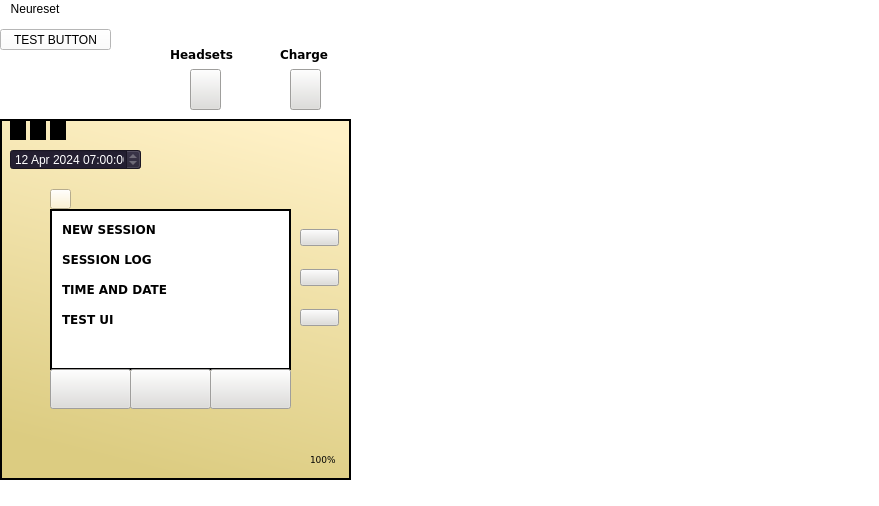
<?xml version="1.0" encoding="UTF-8"?>
<ui version="4.0">
 <class>MainWindow</class>
 <widget class="QMainWindow" name="MainWindow">
  <property name="geometry">
   <rect>
    <x>0</x>
    <y>0</y>
    <width>879</width>
    <height>506</height>
   </rect>
  </property>
  <property name="windowTitle">
   <string>MainWindow</string>
  </property>
  <property name="autoFillBackground">
   <bool>false</bool>
  </property>
  <property name="styleSheet">
   <string notr="true">background-color: white;</string>
  </property>
  <widget class="QWidget" name="centralwidget">
   <widget class="QFrame" name="deviceFrame">
    <property name="geometry">
     <rect>
      <x>0</x>
      <y>100</y>
      <width>351</width>
      <height>361</height>
     </rect>
    </property>
    <property name="autoFillBackground">
     <bool>false</bool>
    </property>
    <property name="styleSheet">
     <string notr="true">QFrame {border: 2px solid black; background: qlineargradient(spread:pad, x1:0.762, y1:0, x2:0.51269, y2:1, stop:0 rgba(255, 241, 199, 255), stop:0.994924 rgb(220, 204, 129, 255)) }
</string>
    </property>
    <property name="frameShape">
     <enum>QFrame::StyledPanel</enum>
    </property>
    <property name="frameShadow">
     <enum>QFrame::Raised</enum>
    </property>
    <widget class="QWidget" name="blueWidget" native="true">
     <property name="geometry">
      <rect>
       <x>10</x>
       <y>0</y>
       <width>16</width>
       <height>21</height>
      </rect>
     </property>
     <property name="styleSheet">
      <string notr="true">background: rgb(0, 0, 0)</string>
     </property>
    </widget>
    <widget class="QWidget" name="greenWidget" native="true">
     <property name="geometry">
      <rect>
       <x>30</x>
       <y>0</y>
       <width>16</width>
       <height>21</height>
      </rect>
     </property>
     <property name="styleSheet">
      <string notr="true">background: rgb(0, 0, 0)</string>
     </property>
    </widget>
    <widget class="QWidget" name="redWidget" native="true">
     <property name="geometry">
      <rect>
       <x>50</x>
       <y>0</y>
       <width>16</width>
       <height>21</height>
      </rect>
     </property>
     <property name="styleSheet">
      <string notr="true">background: rgb(0, 0, 0)</string>
     </property>
    </widget>
    <widget class="QPushButton" name="menuButton">
     <property name="geometry">
      <rect>
       <x>50</x>
       <y>70</y>
       <width>21</width>
       <height>20</height>
      </rect>
     </property>
     <property name="styleSheet">
      <string notr="true">
background-color: rgb(255, 241, 199, 255);
image: url(:/menu.png);</string>
     </property>
     <property name="text">
      <string/>
     </property>
    </widget>
    <widget class="QStackedWidget" name="stackedWidget">
     <property name="geometry">
      <rect>
       <x>50</x>
       <y>90</y>
       <width>241</width>
       <height>161</height>
      </rect>
     </property>
     <property name="styleSheet">
      <string notr="true">background-color: rgb(255, 255, 255);</string>
     </property>
     <property name="currentIndex">
      <number>0</number>
     </property>
     <widget class="QWidget" name="page">
      <property name="styleSheet">
       <string notr="true">background-color: rgb(255, 255, 255);</string>
      </property>
      <widget class="QLabel" name="newSessionLabel">
       <property name="geometry">
        <rect>
         <x>10</x>
         <y>10</y>
         <width>191</width>
         <height>17</height>
        </rect>
       </property>
       <property name="font">
        <font>
         <family>DejaVu Sans</family>
         <weight>75</weight>
         <bold>true</bold>
        </font>
       </property>
       <property name="styleSheet">
        <string notr="true">background: transparent; border: none;</string>
       </property>
       <property name="text">
        <string>NEW SESSION</string>
       </property>
      </widget>
      <widget class="QLabel" name="sessionLogLabel">
       <property name="geometry">
        <rect>
         <x>10</x>
         <y>40</y>
         <width>191</width>
         <height>17</height>
        </rect>
       </property>
       <property name="font">
        <font>
         <family>DejaVu Sans</family>
         <weight>75</weight>
         <bold>true</bold>
        </font>
       </property>
       <property name="styleSheet">
        <string notr="true">background: transparent; border: none;</string>
       </property>
       <property name="text">
        <string>SESSION LOG</string>
       </property>
      </widget>
      <widget class="QLabel" name="dateLabel">
       <property name="geometry">
        <rect>
         <x>10</x>
         <y>70</y>
         <width>191</width>
         <height>17</height>
        </rect>
       </property>
       <property name="font">
        <font>
         <family>DejaVu Sans</family>
         <weight>75</weight>
         <bold>true</bold>
        </font>
       </property>
       <property name="styleSheet">
        <string notr="true">background: transparent; border: none;</string>
       </property>
       <property name="text">
        <string>TIME AND DATE</string>
       </property>
      </widget>
      <widget class="QLabel" name="testLabel">
       <property name="geometry">
        <rect>
         <x>10</x>
         <y>100</y>
         <width>191</width>
         <height>17</height>
        </rect>
       </property>
       <property name="font">
        <font>
         <family>DejaVu Sans</family>
         <weight>75</weight>
         <bold>true</bold>
        </font>
       </property>
       <property name="styleSheet">
        <string notr="true">background: transparent; border: none;</string>
       </property>
       <property name="text">
        <string>TEST UI</string>
       </property>
      </widget>
     </widget>
     <widget class="QWidget" name="page_2">
      <property name="styleSheet">
       <string notr="true">background-color: rgb(255, 255, 255);</string>
      </property>
      <widget class="QProgressBar" name="progressBar">
       <property name="geometry">
        <rect>
         <x>10</x>
         <y>120</y>
         <width>211</width>
         <height>23</height>
        </rect>
       </property>
       <property name="value">
        <number>0</number>
       </property>
      </widget>
      <widget class="QLabel" name="timerLabel">
       <property name="geometry">
        <rect>
         <x>30</x>
         <y>30</y>
         <width>171</width>
         <height>71</height>
        </rect>
       </property>
       <property name="font">
        <font>
         <family>DejaVu Sans</family>
         <pointsize>48</pointsize>
        </font>
       </property>
       <property name="styleSheet">
        <string notr="true">background: transparent; border: none;</string>
       </property>
       <property name="text">
        <string>0:00</string>
       </property>
      </widget>
     </widget>
     <widget class="QWidget" name="page_3">
      <property name="styleSheet">
       <string notr="true">background-color: rgb(0, 0, 0);</string>
      </property>
     </widget>
     <widget class="QWidget" name="page_4">
      <property name="autoFillBackground">
       <bool>false</bool>
      </property>
      <property name="styleSheet">
       <string notr="true">background-color: rgb(255, 255, 255);</string>
      </property>
      <widget class="QDateEdit" name="dateEdit">
       <property name="geometry">
        <rect>
         <x>20</x>
         <y>70</y>
         <width>81</width>
         <height>21</height>
        </rect>
       </property>
       <property name="dateTime">
        <datetime>
         <hour>8</hour>
         <minute>0</minute>
         <second>0</second>
         <year>2024</year>
         <month>4</month>
         <day>12</day>
        </datetime>
       </property>
      </widget>
      <widget class="QTimeEdit" name="timeEdit">
       <property name="geometry">
        <rect>
         <x>120</x>
         <y>70</y>
         <width>91</width>
         <height>21</height>
        </rect>
       </property>
       <property name="dateTime">
        <datetime>
         <hour>8</hour>
         <minute>0</minute>
         <second>0</second>
         <year>2024</year>
         <month>4</month>
         <day>12</day>
        </datetime>
       </property>
       <property name="date">
        <date>
         <year>2024</year>
         <month>4</month>
         <day>12</day>
        </date>
       </property>
      </widget>
      <widget class="QLabel" name="label">
       <property name="geometry">
        <rect>
         <x>10</x>
         <y>30</y>
         <width>221</width>
         <height>31</height>
        </rect>
       </property>
       <property name="font">
        <font>
         <family>DejaVu Sans</family>
         <weight>75</weight>
         <bold>true</bold>
        </font>
       </property>
       <property name="styleSheet">
        <string notr="true">background: transparent; border: none;</string>
       </property>
       <property name="text">
        <string>Selected The Date and Time:</string>
       </property>
      </widget>
     </widget>
     <widget class="QWidget" name="page_5">
      <widget class="QLabel" name="label_3">
       <property name="geometry">
        <rect>
         <x>10</x>
         <y>0</y>
         <width>221</width>
         <height>31</height>
        </rect>
       </property>
       <property name="font">
        <font>
         <family>DejaVu Sans</family>
         <weight>75</weight>
         <bold>true</bold>
        </font>
       </property>
       <property name="styleSheet">
        <string notr="true">background: transparent; border: none;</string>
       </property>
       <property name="text">
        <string>View Logs:</string>
       </property>
      </widget>
      <widget class="QListView" name="listView">
       <property name="geometry">
        <rect>
         <x>10</x>
         <y>30</y>
         <width>211</width>
         <height>121</height>
        </rect>
       </property>
      </widget>
     </widget>
     <widget class="QWidget" name="page_6">
      <widget class="QLabel" name="label_4">
       <property name="geometry">
        <rect>
         <x>10</x>
         <y>0</y>
         <width>61</width>
         <height>31</height>
        </rect>
       </property>
       <property name="font">
        <font>
         <family>DejaVu Sans</family>
         <weight>75</weight>
         <bold>true</bold>
        </font>
       </property>
       <property name="styleSheet">
        <string notr="true">background: transparent; border: none;</string>
       </property>
       <property name="text">
        <string>Test UI</string>
       </property>
      </widget>
      <widget class="QWidget" name="widget" native="true">
       <property name="geometry">
        <rect>
         <x>10</x>
         <y>30</y>
         <width>221</width>
         <height>121</height>
        </rect>
       </property>
       <property name="styleSheet">
        <string notr="true">border: 1px solid black;</string>
       </property>
      </widget>
     </widget>
    </widget>
    <widget class="QPushButton" name="powerButton">
     <property name="geometry">
      <rect>
       <x>310</x>
       <y>20</y>
       <width>21</width>
       <height>20</height>
      </rect>
     </property>
     <property name="autoFillBackground">
      <bool>false</bool>
     </property>
     <property name="styleSheet">
      <string notr="true">background: transparent; border: none; image: url(:/power.png);</string>
     </property>
     <property name="text">
      <string/>
     </property>
     <property name="iconSize">
      <size>
       <width>20</width>
       <height>20</height>
      </size>
     </property>
    </widget>
    <widget class="QLabel" name="batteryLabel">
     <property name="geometry">
      <rect>
       <x>310</x>
       <y>330</y>
       <width>31</width>
       <height>21</height>
      </rect>
     </property>
     <property name="font">
      <font>
       <family>DejaVu Sans</family>
       <pointsize>7</pointsize>
      </font>
     </property>
     <property name="styleSheet">
      <string notr="true">background: transparent; border: 1px ;</string>
     </property>
     <property name="text">
      <string>100%</string>
     </property>
    </widget>
    <widget class="QLabel" name="batteryIconLabel">
     <property name="geometry">
      <rect>
       <x>280</x>
       <y>320</y>
       <width>91</width>
       <height>41</height>
      </rect>
     </property>
     <property name="styleSheet">
      <string notr="true">background: transparent; border: 1px ; image: url(:/battery.png);</string>
     </property>
     <property name="text">
      <string/>
     </property>
     <property name="scaledContents">
      <bool>true</bool>
     </property>
    </widget>
    <widget class="QLabel" name="lowBatteryLabel">
     <property name="geometry">
      <rect>
       <x>60</x>
       <y>330</y>
       <width>221</width>
       <height>20</height>
      </rect>
     </property>
     <property name="font">
      <font>
       <family>DejaVu Sans</family>
       <weight>75</weight>
       <bold>true</bold>
      </font>
     </property>
     <property name="styleSheet">
      <string notr="true">background: transparent; border: 1px ; color: red</string>
     </property>
     <property name="text">
      <string>&lt;html&gt;&lt;head/&gt;&lt;body&gt;&lt;p&gt;&lt;br/&gt;&lt;/p&gt;&lt;/body&gt;&lt;/html&gt;</string>
     </property>
    </widget>
    <widget class="QDateTimeEdit" name="dateTimeEdit">
     <property name="enabled">
      <bool>true</bool>
     </property>
     <property name="geometry">
      <rect>
       <x>10</x>
       <y>30</y>
       <width>131</width>
       <height>21</height>
      </rect>
     </property>
     <property name="styleSheet">
      <string notr="true">background-color: rgb(36, 31, 49); color: white</string>
     </property>
     <property name="readOnly">
      <bool>true</bool>
     </property>
     <property name="dateTime">
      <datetime>
       <hour>7</hour>
       <minute>0</minute>
       <second>0</second>
       <year>2024</year>
       <month>4</month>
       <day>12</day>
      </datetime>
     </property>
     <property name="date">
      <date>
       <year>2024</year>
       <month>4</month>
       <day>12</day>
      </date>
     </property>
     <property name="currentSection">
      <enum>QDateTimeEdit::YearSection</enum>
     </property>
    </widget>
    <widget class="QPushButton" name="pauseButton">
     <property name="geometry">
      <rect>
       <x>50</x>
       <y>250</y>
       <width>81</width>
       <height>40</height>
      </rect>
     </property>
     <property name="styleSheet">
      <string notr="true">image: url(:/pause.png); 
background-color: rgb(222, 221, 218);</string>
     </property>
     <property name="text">
      <string/>
     </property>
     <property name="icon">
      <iconset>
       <normaloff>pause.png</normaloff>pause.png</iconset>
     </property>
     <property name="iconSize">
      <size>
       <width>40</width>
       <height>40</height>
      </size>
     </property>
     <property name="autoRepeatDelay">
      <number>300</number>
     </property>
    </widget>
    <widget class="QPushButton" name="playButton">
     <property name="geometry">
      <rect>
       <x>130</x>
       <y>250</y>
       <width>81</width>
       <height>40</height>
      </rect>
     </property>
     <property name="styleSheet">
      <string notr="true">image: url(:/play.png); 
background-color: rgb(222, 221, 218);</string>
     </property>
     <property name="text">
      <string/>
     </property>
     <property name="icon">
      <iconset>
       <normaloff>play.png</normaloff>play.png</iconset>
     </property>
     <property name="iconSize">
      <size>
       <width>40</width>
       <height>40</height>
      </size>
     </property>
    </widget>
    <widget class="QPushButton" name="stopButton">
     <property name="geometry">
      <rect>
       <x>210</x>
       <y>250</y>
       <width>81</width>
       <height>40</height>
      </rect>
     </property>
     <property name="styleSheet">
      <string notr="true"> image: url(:/stop.png); 
background-color: rgb(222, 221, 218);
 </string>
     </property>
     <property name="text">
      <string/>
     </property>
     <property name="icon">
      <iconset>
       <normaloff>stop.png</normaloff>stop.png</iconset>
     </property>
     <property name="iconSize">
      <size>
       <width>40</width>
       <height>40</height>
      </size>
     </property>
    </widget>
    <widget class="QPushButton" name="upButton">
     <property name="geometry">
      <rect>
       <x>300</x>
       <y>110</y>
       <width>39</width>
       <height>17</height>
      </rect>
     </property>
     <property name="styleSheet">
      <string notr="true">image: url(:/up.png); 
background-color: rgb(222, 221, 218);</string>
     </property>
     <property name="text">
      <string/>
     </property>
     <property name="iconSize">
      <size>
       <width>18</width>
       <height>18</height>
      </size>
     </property>
    </widget>
    <widget class="QPushButton" name="downButton">
     <property name="geometry">
      <rect>
       <x>300</x>
       <y>150</y>
       <width>39</width>
       <height>17</height>
      </rect>
     </property>
     <property name="styleSheet">
      <string notr="true"> image: url(:/down.png); 
background-color: rgb(222, 221, 218);</string>
     </property>
     <property name="text">
      <string/>
     </property>
     <property name="iconSize">
      <size>
       <width>18</width>
       <height>18</height>
      </size>
     </property>
    </widget>
    <widget class="QPushButton" name="selectButton">
     <property name="geometry">
      <rect>
       <x>300</x>
       <y>190</y>
       <width>39</width>
       <height>17</height>
      </rect>
     </property>
     <property name="styleSheet">
      <string notr="true">image: url(:/enter.png); 
background-color: rgb(222, 221, 218);</string>
     </property>
     <property name="text">
      <string/>
     </property>
     <property name="iconSize">
      <size>
       <width>18</width>
       <height>18</height>
      </size>
     </property>
    </widget>
    <widget class="QLabel" name="auxLabel">
     <property name="geometry">
      <rect>
       <x>60</x>
       <y>300</y>
       <width>221</width>
       <height>20</height>
      </rect>
     </property>
     <property name="font">
      <font>
       <family>DejaVu Sans</family>
       <weight>75</weight>
       <bold>true</bold>
      </font>
     </property>
     <property name="styleSheet">
      <string notr="true">background: transparent; border: 1px ; color: green</string>
     </property>
     <property name="text">
      <string>&lt;html&gt;&lt;head/&gt;&lt;body&gt;&lt;p&gt;&lt;br/&gt;&lt;/p&gt;&lt;/body&gt;&lt;/html&gt;</string>
     </property>
    </widget>
   </widget>
   <widget class="QPushButton" name="charger">
    <property name="geometry">
     <rect>
      <x>290</x>
      <y>50</y>
      <width>31</width>
      <height>41</height>
     </rect>
    </property>
    <property name="autoFillBackground">
     <bool>false</bool>
    </property>
    <property name="styleSheet">
     <string notr="true">
background-color: rgb(222, 221, 218); image: url(:/charger.png);</string>
    </property>
    <property name="text">
     <string/>
    </property>
    <property name="iconSize">
     <size>
      <width>0</width>
      <height>0</height>
     </size>
    </property>
    <property name="checkable">
     <bool>false</bool>
    </property>
   </widget>
   <widget class="QLabel" name="label_2">
    <property name="geometry">
     <rect>
      <x>380</x>
      <y>130</y>
      <width>501</width>
      <height>291</height>
     </rect>
    </property>
    <property name="styleSheet">
     <string notr="true">image: url(:/pc.png);</string>
    </property>
    <property name="text">
     <string/>
    </property>
    <property name="scaledContents">
     <bool>true</bool>
    </property>
   </widget>
   <widget class="QPushButton" name="testButton">
    <property name="geometry">
     <rect>
      <x>0</x>
      <y>10</y>
      <width>111</width>
      <height>21</height>
     </rect>
    </property>
    <property name="text">
     <string>TEST BUTTON</string>
    </property>
   </widget>
   <widget class="QPushButton" name="auxcord">
    <property name="geometry">
     <rect>
      <x>190</x>
      <y>50</y>
      <width>31</width>
      <height>41</height>
     </rect>
    </property>
    <property name="autoFillBackground">
     <bool>false</bool>
    </property>
    <property name="styleSheet">
     <string notr="true">
background-color: rgb(222, 221, 218); image: url(:/aux1.png);</string>
    </property>
    <property name="text">
     <string/>
    </property>
    <property name="iconSize">
     <size>
      <width>500</width>
      <height>500</height>
     </size>
    </property>
   </widget>
   <widget class="QLabel" name="label_5">
    <property name="geometry">
     <rect>
      <x>170</x>
      <y>20</y>
      <width>71</width>
      <height>31</height>
     </rect>
    </property>
    <property name="font">
     <font>
      <family>DejaVu Sans</family>
      <weight>75</weight>
      <bold>true</bold>
     </font>
    </property>
    <property name="styleSheet">
     <string notr="true">background: transparent; border: none;</string>
    </property>
    <property name="text">
     <string>Headsets</string>
    </property>
   </widget>
   <widget class="QLabel" name="label_6">
    <property name="geometry">
     <rect>
      <x>280</x>
      <y>20</y>
      <width>51</width>
      <height>31</height>
     </rect>
    </property>
    <property name="font">
     <font>
      <family>DejaVu Sans</family>
      <weight>75</weight>
      <bold>true</bold>
     </font>
    </property>
    <property name="styleSheet">
     <string notr="true">background: transparent; border: none;</string>
    </property>
    <property name="text">
     <string>Charge</string>
    </property>
   </widget>
   <widget class="QLabel" name="pcLabel1">
    <property name="geometry">
     <rect>
      <x>480</x>
      <y>170</y>
      <width>161</width>
      <height>21</height>
     </rect>
    </property>
    <property name="text">
     <string/>
    </property>
   </widget>
  </widget>
  <widget class="QMenuBar" name="menubar">
   <property name="geometry">
    <rect>
     <x>0</x>
     <y>0</y>
     <width>879</width>
     <height>22</height>
    </rect>
   </property>
   <widget class="QMenu" name="menuNeureset">
    <property name="title">
     <string>Neureset</string>
    </property>
   </widget>
   <addaction name="menuNeureset"/>
  </widget>
  <widget class="QStatusBar" name="statusbar"/>
 </widget>
 <resources/>
 <connections/>
</ui>
